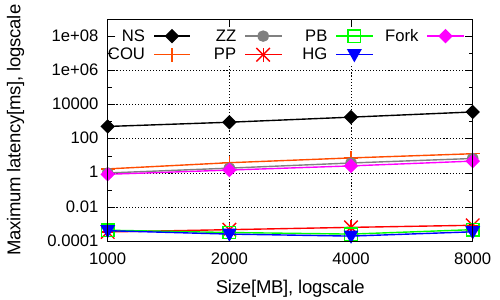

Write the gnuplot code that produced this figure.
set term pdfcairo lw 2 font "Arial,18"
set output "size-prepare.pdf"

set xlabel "Size[MB], logscale" font "Arial,20"
set ylabel "Maximum latency[ms], logscale" font "Arial,20"
set xtics ("1000" 250000,"2000" 500000,"4000" 1000000,"8000" 2000000)

set logscale xy
set key center top
set grid lw 2
set key maxcols 3
set key maxrows 2
set key samplen 3
# unset key

plot [250000:2000000][:1000000000.0] \
"size-prepare.txt" using 1:($2/1000000) title "NS" with linespoints linecolor 7 linewidth 2 pointtype 13 pointsize 1.5,\
"size-prepare.txt" using 1:($3/1000000) title "COU" with linespoints linecolor 8 linewidth 2 pointtype 14 pointsize 1.5,\
"size-prepare.txt" using 1:($4/1000000) title "ZZ" with linespoints linecolor 9 linewidth 2 pointtype 7 pointsize 1.2,\
"size-prepare.txt" using 1:($5/1000000) title "PP" with linespoints linecolor 10 linewidth 2 pointtype 16 pointsize 1.5,\
"size-prepare.txt" using 1:($6/1000000) title "PB" with linespoints linecolor 11 linewidth 2 pointtype 17 pointsize 1.5,\
"size-prepare.txt" using 1:($7/1000000) title "HG" with linespoints linecolor 12 linewidth 2 pointtype 11 pointsize 1.5,\
"size-prepare.txt" using 1:($8/1000000) title "Fork" with linespoints linecolor 13 linewidth 2 pointtype 13 pointsize 1.5